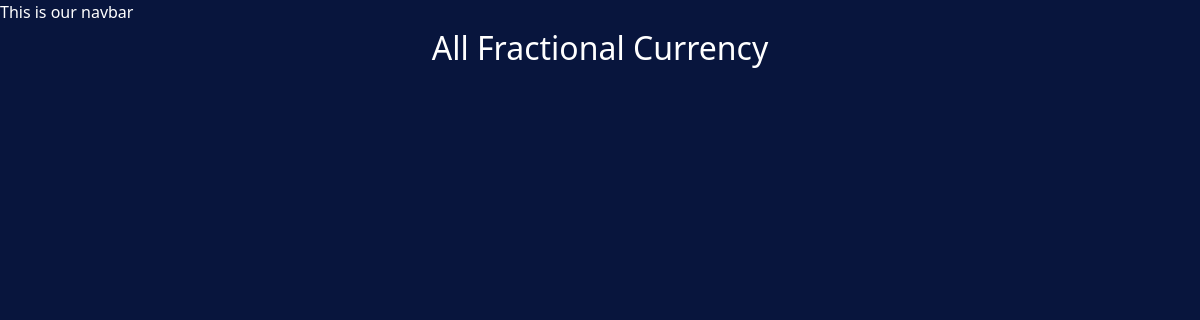
Before: /currency/ with the older database file.
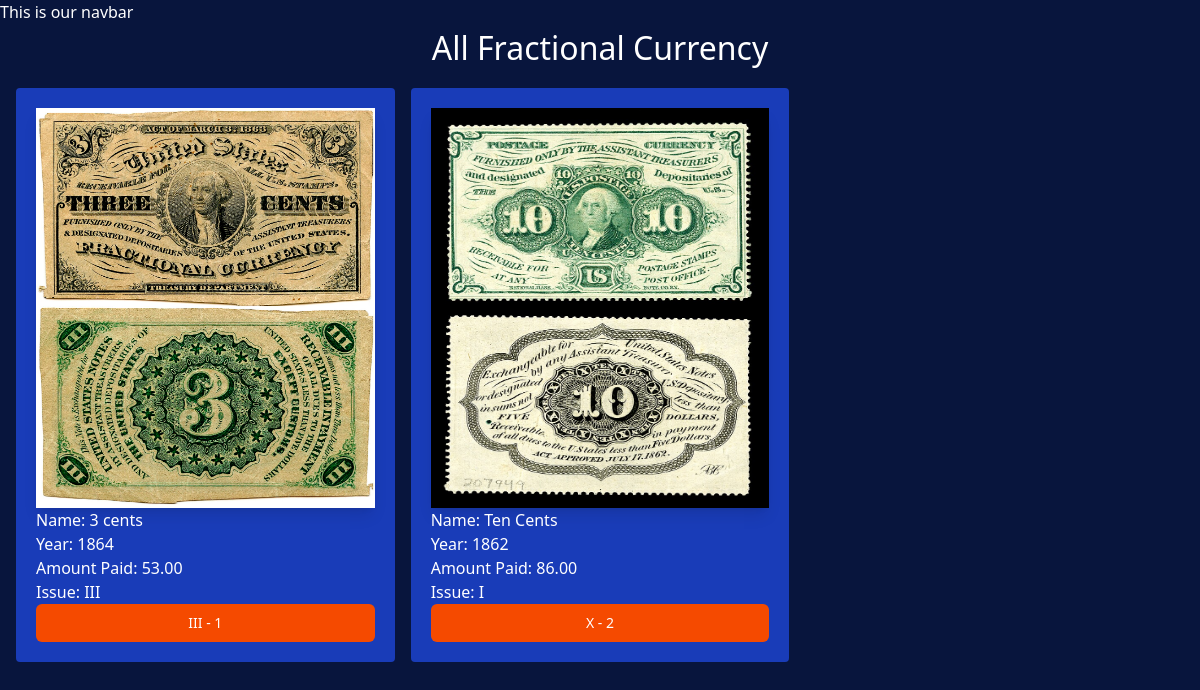
After: the same page with the newer database file.
### currency/models.py (models this page shows, shortened)
class FractionalCurrencyVariety(models.Model):
    ISSUE_TYPE = [
        ('I', 'First Issue'),
        ('II', 'Second Issue'),
        ('III', 'Third Issue'),
        ('IV', 'Fourth Issue'),
        ('V', 'Fifth Issue'),
    ]
    CURRENCY_TYPE_CHOICE = [
        ('III', 'Three Cents'),
        ('V', 'Five Cents'),
        ('X', 'Ten Cents'),
        ('XXV', 'Twenty Five Cents'),
        ('L', 'Fifty Cents'),
    ]
    name = models.CharField(max_length=100)
    year = models.CharField(max_length=100, default='2025')
    fr_number = models.IntegerField(default=0, help_text="Fr Number.")
    price_paid = models.DecimalField(max_digits=10, decimal_places=2, default=0.00)
    image = models.ImageField(upload_to='fractioanl_currencies/')
    date_added = models.DateTimeField(default=timezone.now)
    type = models.CharField(max_length=5, choices=CURRENCY_TYPE_CHOICE)
    issue = models.CharField(max_length=5, choices=ISSUE_TYPE)
    description = models.TextField(default='')

### currency/views.py (the view)
# urls.py: path('', views.fractional_currency, name='fractional_currency'),
def fractional_currency(request):
    fractionCurrencies = FractionalCurrencyVariety.objects.all()
    return render(request, 'currency/fractional_currency.html', { 'fractionals': fractionCurrencies })

### currency/templates/currency/fractional_currency.html (shortened to what this page needs)
{% extends "layout.html" %}
{% block content %}
<h1> All Fractional Currency </h1>
<div class="grid grid-cols-3 gap-4 m-4">
    {% for fractional in fractionals  %}
        <div class="bg-blue-800 p-5 rounded">
            <img class="rouded shadow-lg h-100 w-[100%]" src="{{fractional.image.url}}" alt="" />
            <span> Name: {{fractional.name}} </span> </br>
            <span> Year: {{fractional.year}} </span> </br>
            <span> Amount Paid: {{fractional.price_paid}} </span> </br>
            <span> Issue: {{fractional.issue}} </span> </br>
            <a href="{% url 'fractional_currency_details' fractional.id %}">
                <button
                    type="button"
                    class="inline-flex items-center w-[100%] justify-center px-4 py-2 border border-transparent text-sm font-medium rounded-md
                    text-white bg-orange-600 hover:bg-amber-500 focus:outline-none focus:ring-2 focus:ring-offset-2 focus:ring-orange-500"
                >
                {{fractional.type}} - {{fractional.id}}
                </button>
            </a>
        </div>
    {% endfor %}
</div>
{% endblock %}

### templates/layout.html (shortened to what this page needs)
{% load static tailwind_tags %}
{% load static %}
<!DOCTYPE html>
<html lang="en">
<head>
    <link rel="stylesheet" href="{% static 'style.css' %}">
    {% tailwind_css %}
</head>
<body>
    <nav>This is our navbar </nav>
    {% block content  %}{% endblock %}
</body>
</html>

### static/style.css (style rules this page uses)
body { background-color: #08153d; color: white; }
h1 { text-align: center; font-size: 2em; }

Changed rows visible on the page:
added FractionalCurrencyVariety: image (picture), name "3 cents", year "1864", price_paid "53.00", issue "III", type "III", id "1"
added FractionalCurrencyVariety: image (picture), name "Ten Cents", year "1862", price_paid "86.00", issue "I", type "X", id "2"
